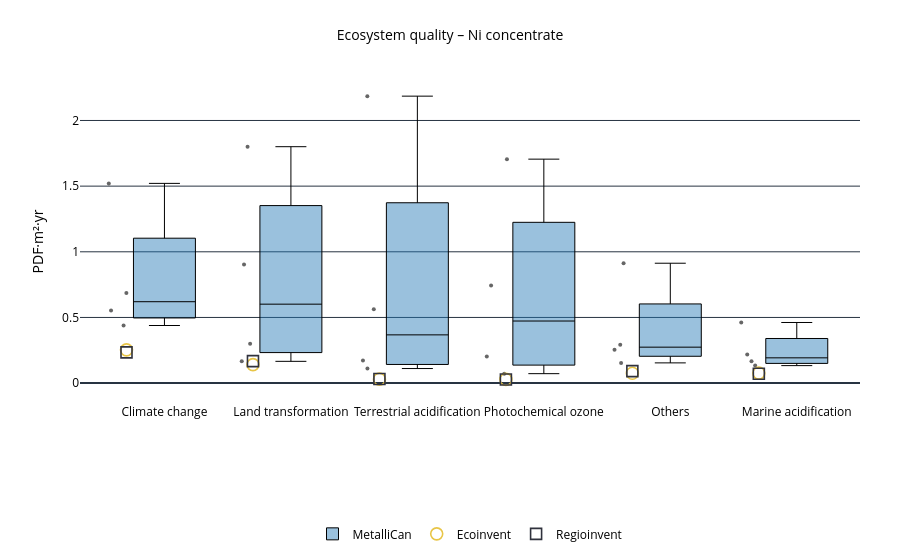

Notebook code for this chart:
### Code cell
plot_lcia_boxes_for_reference_product(
    df_eq,
    reference_product="Ni concentrate",
    yaxis_label="PDF·m²·yr",
    title="Ecosystem quality – Ni concentrate",
    output_html="results/Damages/boxplot_eq_ni.html"
)

### Figure 1 — Plotly figure (JSON) as saved in the notebook; plotly's stock layout.template omitted (floating-point values rounded to 4 significant figures)
{"data": [{"boxpoints": "all", "fillcolor": "rgba(31,119,180,0.45)", "hoverinfo": "text+y", "hovertext": ["Nunavik Nickel", "Nunavik Nickel", "Nunavik Nickel", "Nunavik Nickel", "Nunavik Nickel", "Nunavik Nickel", "Raglan", "Raglan", "Raglan", "Raglan", "Raglan", "Raglan", "Thompson", "Thompson", "Thompson", "Thompson", "Thompson", "Thompson", "Voisey's Bay", "Voisey's Bay", "Voisey's Bay", "Voisey's Bay", "Voisey's Bay", "Voisey's Bay"], "jitter": 0.35, "line": {"color": "black", "width": 1}, "marker": {"opacity": 0.6, "size": 4}, "name": "MetalliCan", "x": [0, 1, 5, 4, 3, 2, 0, 1, 5, 4, 3, 2, 0, 1, 5, 4, 3, 2, 0, 1, 5, 4, 3, 2], "y": [0.5537, 0.2991, 0.167, 0.1541, 0.2021, 0.1731, 0.6862, 0.1659, 0.2181, 0.2547, 0.7435, 0.5617, 0.4387, 1.8, 0.1333, 0.293, 0.07207, 0.111, 1.521, 0.9035, 0.4617, 0.9131, 1.705, 2.185], "type": "box"}, {"marker": {"color": "#e8c547", "line": {"color": "black", "width": 1.6}, "size": 12, "symbol": "circle-open"}, "mode": "markers", "name": "Ecoinvent", "x": [-0.3, 0.7, 4.7, 3.7, 2.7, 1.7], "y": [0.2534, 0.1412, 0.07645, 0.075, 0.02872, 0.03043], "type": "scatter"}, {"marker": {"color": "#30323d", "line": {"color": "black", "width": 1.6}, "size": 11, "symbol": "square-open"}, "mode": "markers", "name": "Regioinvent", "x": [-0.3, 0.7, 4.7, 3.7, 2.7, 1.7], "y": [0.2338, 0.1674, 0.0708, 0.09166, 0.02746, 0.03182], "type": "scatter"}], "layout": {"title": {"font": {"color": "black", "size": 14}, "text": "Ecosystem quality – Ni concentrate", "x": 0.5}, "font": {"color": "black", "size": 12}, "xaxis": {"tickfont": {"color": "black"}, "tickmode": "array", "tickvals": [0, 1, 2, 3, 4, 5], "ticktext": ["Climate change", "Land transformation", "Terrestrial acidification", "Photochemical ozone", "Others", "Marine acidification"]}, "yaxis": {"title": {"font": {"color": "black"}, "text": "PDF·m²·yr"}, "tickfont": {"color": "black"}}, "margin": {"l": 80, "r": 40, "t": 80, "b": 120}, "legend": {"title": {"font": {"color": "black", "size": 13}, "text": ""}, "font": {"color": "black", "size": 12}, "orientation": "h", "yanchor": "bottom", "y": -0.45, "xanchor": "center", "x": 0.5}, "plot_bgcolor": "white", "paper_bgcolor": "white"}}
